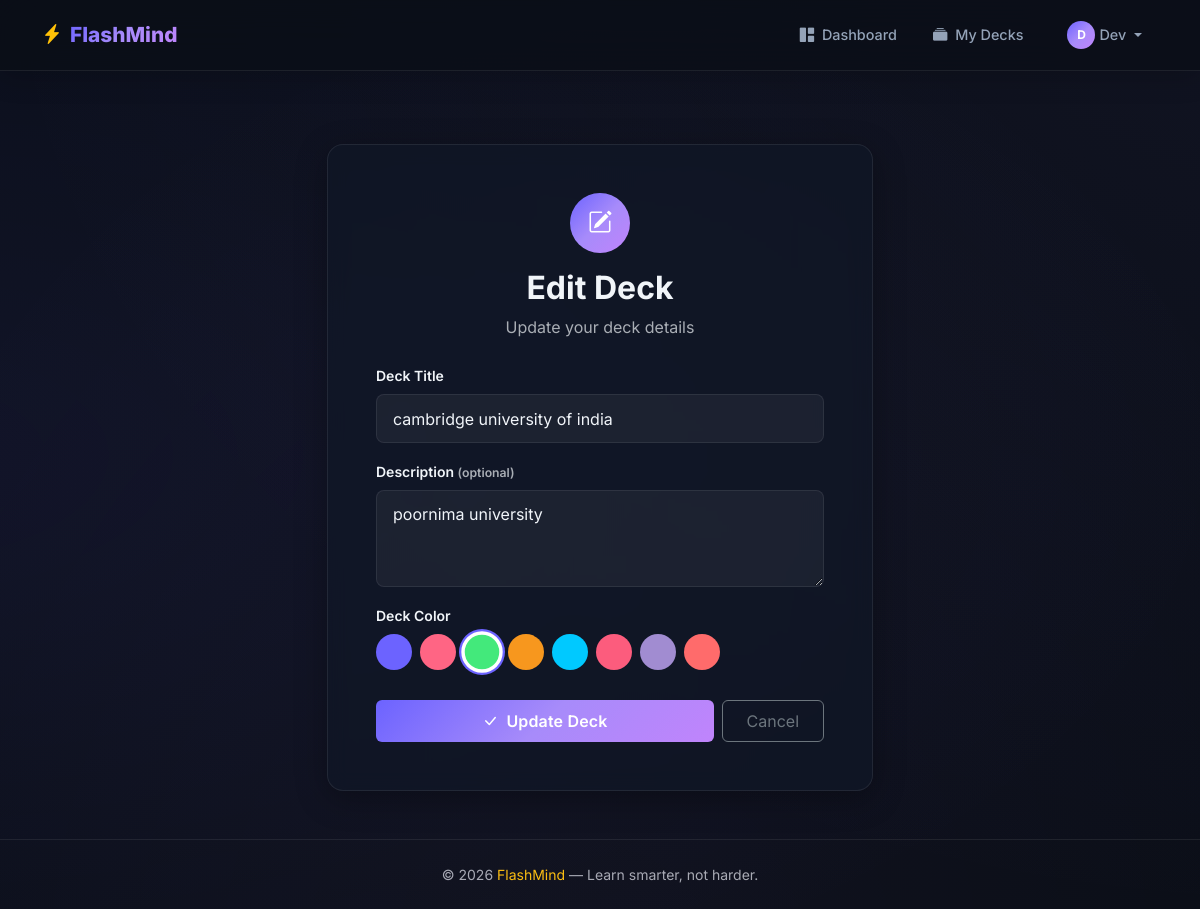
Page /decks/2/edit (signed in) on the committed database.
### models.py (models this page shows, shortened)
class User(UserMixin, db.Model):
    __tablename__ = 'users'
    id = db.Column(db.Integer, primary_key=True)
    username = db.Column(db.String(80), unique=True, nullable=False, index=True)
    email = db.Column(db.String(120), unique=True, nullable=False, index=True)
    password_hash = db.Column(db.String(256), nullable=False)
    created_at = db.Column(db.DateTime, default=lambda: datetime.now(timezone.utc))
    decks = db.relationship('Deck', backref='author', lazy='dynamic', cascade='all, delete-orphan')
    study_sessions = db.relationship('StudySession', backref='user', lazy='dynamic', cascade='all, delete-orphan')

class Deck(db.Model):
    __tablename__ = 'decks'
    id = db.Column(db.Integer, primary_key=True)
    title = db.Column(db.String(200), nullable=False)
    description = db.Column(db.Text, default='')
    color = db.Column(db.String(7), default='#6C63FF')
    user_id = db.Column(db.Integer, db.ForeignKey('users.id'), nullable=False)
    created_at = db.Column(db.DateTime, default=lambda: datetime.now(timezone.utc))
    cards = db.relationship('Card', backref='deck', lazy='dynamic', cascade='all, delete-orphan')
    study_sessions = db.relationship('StudySession', backref='deck', lazy='dynamic', cascade='all, delete-orphan')

### app.py (the view, shortened to what this page needs)
@app.route('/decks/<int:deck_id>/edit', methods=['GET', 'POST'])
@login_required
def edit_deck(deck_id):
    deck = Deck.query.get_or_404(deck_id)
    if deck.user_id != current_user.id:
        abort(403)
    return render_template('create_deck.html', deck=deck, editing=True)

### app.py (called while the page is built)
@login_manager.user_loader
def load_user(user_id):
    return db.session.get(User, int(user_id))

### templates/create_deck.html (shortened to what this page needs)
{% extends 'base.html' %}
{% block content %}
<section class="py-5 mt-4">
    <div class="container">
        <div class="row justify-content-center">
            <div class="col-md-8 col-lg-6">
                <div class="glass-card p-4 p-md-5 animate-slide-up">
                    <div class="text-center mb-4">
                        <div class="auth-icon mb-3">
                            <i class="bi bi-{% if editing %}pencil-square{% else %}folder-plus{% endif %}"></i>
                        </div>
                        <h2 class="fw-bold">{{ 'Edit Deck' if editing else 'Create New Deck' }}</h2>
                        <p class="text-muted">{{ 'Update your deck details' if editing else 'Organize your flashcards into a deck' }}</p>
                    </div>
                    <form method="POST" action="{{ url_for('edit_deck', deck_id=deck.id) if editing else url_for('create_deck') }}">
                        <div class="mb-3">
                            <label for="title" class="form-label small fw-semibold">Deck Title</label>
                            <input type="text" class="form-control glass-input" id="title"
                                   name="title" placeholder="e.g. Spanish Vocabulary"
                                   value="{{ deck.title if editing else '' }}" required>
                        </div>
                        <div class="mb-3">
                            <label for="description" class="form-label small fw-semibold">Description <small class="text-muted">(optional)</small></label>
                            <textarea class="form-control glass-input" id="description"
                                      name="description" rows="3"
                                      placeholder="What's in this deck?">{{ deck.description if editing else '' }}</textarea>
                        </div>
                        <div class="mb-4">
                            <label for="color" class="form-label small fw-semibold">Deck Color</label>
                            <div class="d-flex gap-2 flex-wrap">
                                {% set colors = ['#6C63FF', '#FF6584', '#43E97B', '#F7971E', '#00C9FF', '#FC5C7D', '#A18CD1', '#FF6B6B'] %}
                                {% for c in colors %}
                                <label class="color-option">
                                    <span class="color-swatch" style="background: {{ c }};"></span>
                                </label>
                                {% endfor %}
                            </div>
                        </div>
                        <div class="d-flex gap-2">
                            <button type="submit" class="btn btn-primary btn-glow flex-grow-1 py-2 fw-semibold">
                                <i class="bi bi-check-lg me-1"></i> {{ 'Update Deck' if editing else 'Create Deck' }}
                            </button>
                            <a href="{{ url_for('deck_detail', deck_id=deck.id) if editing else url_for('decks') }}"
                               class="btn btn-outline-secondary py-2 px-4">Cancel</a>
                        </div>
                    </form>
                </div>
            </div>
        </div>
    </div>
</section>
{% endblock %}

### templates/base.html (shortened to what this page needs)
<!DOCTYPE html>
<html lang="en" data-bs-theme="dark">
<head>
    <link href="https://cdn.jsdelivr.net/npm/bootstrap@5.3.2/dist/css/bootstrap.min.css" rel="stylesheet">
    <link href="https://cdn.jsdelivr.net/npm/bootstrap-icons@1.11.2/font/bootstrap-icons.min.css" rel="stylesheet">
    <link rel="stylesheet" href="{{ url_for('static', filename='css/style.css') }}">
</head>
<body>
    <nav class="navbar navbar-expand-lg navbar-dark fixed-top glass-navbar">
        <div class="container">
            <a class="navbar-brand fw-bold d-flex align-items-center gap-2" href="{{ url_for('index') }}">
                <i class="bi bi-lightning-charge-fill text-warning"></i>
                <span class="brand-text">FlashMind</span>
            </a>
            <div class="collapse navbar-collapse" id="navbarNav">
                <ul class="navbar-nav ms-auto align-items-center gap-1">
                    {% if current_user.is_authenticated %}
                    <li class="nav-item">
                        <a class="nav-link" href="{{ url_for('dashboard') }}">
                            <i class="bi bi-grid-1x2-fill me-1"></i> Dashboard
                        </a>
                    </li>
                    <li class="nav-item">
                        <a class="nav-link" href="{{ url_for('decks') }}">
                            <i class="bi bi-collection-fill me-1"></i> My Decks
                        </a>
                    </li>
                    <li class="nav-item ms-2">
                        <div class="dropdown">
                            <a class="nav-link dropdown-toggle d-flex align-items-center gap-1" href="#" role="button" data-bs-toggle="dropdown">
                                <div class="avatar-sm">{{ current_user.username[0]|upper }}</div>
                                {{ current_user.username }}
                            </a>
                        </div>
                    </li>
                    {% endif %}
                </ul>
            </div>
        </div>
    </nav>
    <div class="container mt-5 pt-4">
    </div>
    <main class="main-content">
        {% block content %}{% endblock %}
    </main>
    <footer class="footer-section mt-auto">
        <div class="container text-center py-4">
            <p class="mb-0 text-muted small">
                &copy; 2026 <span class="text-warning">FlashMind</span> — Learn smarter, not harder.
            </p>
        </div>
    </footer>
</body>
</html>

### static/css/style.css (style rules this page uses)
:root { --bg-primary: #0a0e17; --bg-secondary: #111827; --bg-card: rgba(17, 24, 39, 0.7); --glass-bg: rgba(255, 255, 255, 0.04); --glass-border: rgba(255, 255, 255, 0.08); --glass-shadow: 0 8px 32px rgba(0, 0, 0, 0.3); --accent-primary: #6C63FF; --accent-secondary: #A78BFA; --accent-gradient: linear-gradient(135deg, #6C63FF, #A78BFA, #C084FC); --text-primary: #f1f5f9; --text-muted: #94a3b8; --radius-lg: 16px; --radius-md: 12px; --radius-sm: 8px; --transition: all 0.3s cubic-bezier(0.4, 0, 0.2, 1); }
* { margin: 0; padding: 0; box-sizing: border-box; }
body { font-family: 'Inter', -apple-system, BlinkMacSystemFont, sans-serif; background: var(--bg-primary); color: var(--text-primary); min-height: 100vh; overflow-x: hidden; display: flex; flex-direction: column; }
body::before { content: ''; position: fixed; top: -50%; left: -50%; width: 200%; height: 200%; background: radial-gradient(ellipse at 20% 50%, rgba(108, 99, 255, 0.08) 0%, transparent 50%), radial-gradient(ellipse at 80% 20%, rgba(167, 139, 250, 0.05) 0%, transparent 50%), radial-gradient(ellipse at 50% 80%, rgba(192, 132, 252, 0.04) 0%, transparent 50%); pointer-events: none; z-index: 0; }
.main-content { position: relative; z-index: 1; flex: 1; }
.glass-navbar { background: rgba(10, 14, 23, 0.8) !important; backdrop-filter: blur(20px); -webkit-backdrop-filter: blur(20px); border-bottom: 1px solid var(--glass-border); box-shadow: 0 4px 30px rgba(0, 0, 0, 0.2); padding: 0.8rem 0; transition: var(--transition); }
.brand-text { font-weight: 800; font-size: 1.3rem; background: var(--accent-gradient); -webkit-background-clip: text; -webkit-text-fill-color: transparent; background-clip: text; }
.navbar .nav-link { color: var(--text-muted) !important; font-weight: 500; font-size: 0.9rem; padding: 0.5rem 1rem !important; border-radius: var(--radius-sm); transition: var(--transition); }
.avatar-sm { width: 28px; height: 28px; border-radius: 50%; background: var(--accent-gradient); display: inline-flex; align-items: center; justify-content: center; font-size: 0.75rem; font-weight: 700; color: white; }
.glass-card { background: var(--bg-card); backdrop-filter: blur(10px); -webkit-backdrop-filter: blur(10px); border: 1px solid var(--glass-border); border-radius: var(--radius-lg); box-shadow: var(--glass-shadow); transition: var(--transition); }
.glass-input { background: rgba(255, 255, 255, 0.05) !important; border: 1px solid var(--glass-border) !important; color: var(--text-primary) !important; border-radius: var(--radius-sm) !important; padding: 0.7rem 1rem; transition: var(--transition); }
.glass-input::placeholder { color: #64748b; }
.btn-primary { background: var(--accent-gradient) !important; border: none !important; font-weight: 600; letter-spacing: 0.01em; transition: var(--transition); }
.btn-glow { position: relative; overflow: hidden; }
.btn-glow::after { content: ''; position: absolute; top: -50%; left: -50%; width: 200%; height: 200%; background: radial-gradient(circle, rgba(255, 255, 255, 0.15) 0%, transparent 60%); opacity: 0; transition: opacity 0.3s; }
.auth-icon { width: 60px; height: 60px; border-radius: 50%; background: var(--accent-gradient); display: inline-flex; align-items: center; justify-content: center; font-size: 1.5rem; color: white; }
.color-swatch { width: 36px; height: 36px; border-radius: 50%; display: inline-block; cursor: pointer; border: 3px solid transparent; transition: var(--transition); }
.color-option input[type="radio"]:checked + .color-swatch { border-color: white; box-shadow: 0 0 0 2px var(--accent-primary); transform: scale(1.15); }
.animate-slide-up { animation: slide-up 0.6s cubic-bezier(0.4, 0, 0.2, 1) both; }
.footer-section { border-top: 1px solid var(--glass-border); background: rgba(10, 14, 23, 0.5); }

### rows in the picture
User: username "D", username "Dev"
Deck: title "cambridge university of india", description "poornima university"

### other values in the picture
{{ 'Edit Deck' if editing else 'Create New Deck' }} "Edit Deck"
{{ 'Update Deck' if editing else 'Create Deck' }} "Update Deck"
